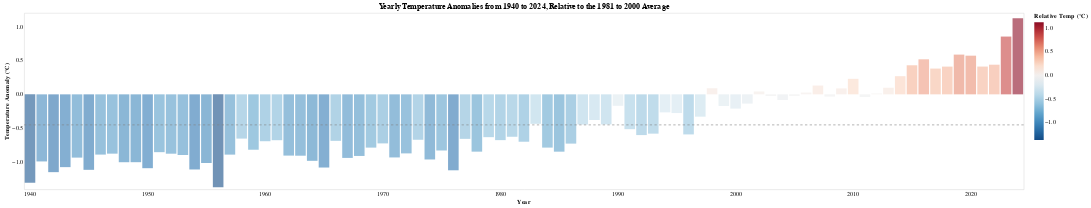

Notebook cell for this chart:
### Markdown cell above
## Visualization 1: Yearly Temperature Anomalies from 1940 to 2024. °C
### Relative to the 1981 to 2000 Average

### Code cell
# Define the reference line (relative temp of -0.462)
reference_temp = -0.450

# Create a selection object for interactivity
click = alt.selection_single(fields=['year'], empty='none')

# Define color logic in separate steps
# base_color = alt.Color(
#     'temp:Q',
#     scale=alt.Scale(domain=[reference_temp, avg_temp['temp'].max()], range=['blue', 'red']),
#     legend=alt.Legend(title="Temperature Anomaly (°C)", values=[-1.5, -1, -0.5, 0, 0.5, 1], orient='top') 
# )
base_color = alt.Color(
    'temp:Q',
    scale=alt.Scale(scheme='redblue', domainMid=0, reverse=True),
    legend=alt.Legend(title="Relative Temp (°C)")
)

# Define the bar chart
# Create the main bar chart
chart = alt.Chart(avg_temp).mark_bar().encode(
    x=alt.X('year:O',
            title='Year',
            axis=alt.Axis(labelExpr="datum.value % 10 == 0 ? datum.value : ''", 
                          labelAngle=0, tickCount=10, ticks=False, domain=False,grid=False)
                
    ),
    y=alt.Y('temp:Q', title='Temperature Anomaly (°C)', axis=alt.Axis(ticks=False, domain=False,grid=False)),
    color=alt.condition(
        click, alt.value('orange'), base_color  # Use base_color with legend here
    ),
    opacity=alt.condition(
        click, alt.value(1.0), alt.value(0.6)
    ),
    tooltip=[
        alt.Tooltip('year:O', title='Year'),
        alt.Tooltip('temp:Q', title='Relative Temp(°C)', format='.2f'),  # Format to 2 decimals
    ]
).add_selection(
    click
).properties(
    title="Yearly Temperature Anomalies from 1940 to 2024, Relative to the 1981 to 2000 Average"
)

# Add a reference line at the relative temperature
ref_line = alt.Chart(pd.DataFrame({'y': [reference_temp]})).mark_rule(
    color='gray', strokeDash=[4, 4]
).encode(y='y:Q')

# Combine the bar chart and reference line
final_chart = chart + ref_line

# Display the chart
final_chart

### Figure 1 — Vega-Lite specification as saved in the notebook (floating-point values rounded to 4 significant figures)
{"config": {"view": {"continuousWidth": 300, "continuousHeight": 300}}, "layer": [{"data": {"name": "data-9c29c69180d66f631fd642ea29c2a6d8"}, "mark": {"type": "bar"}, "encoding": {"color": {"condition": {"param": "param_125", "empty": false, "value": "orange"}, "field": "temp", "legend": {"title": "Relative Temp (°C)"}, "scale": {"domainMid": 0, "reverse": true, "scheme": "redblue"}, "type": "quantitative"}, "opacity": {"condition": {"param": "param_125", "value": 1.0, "empty": false}, "value": 0.6}, "tooltip": [{"field": "year", "title": "Year", "type": "ordinal"}, {"field": "temp", "format": ".2f", "title": "Relative Temp(°C)", "type": "quantitative"}], "x": {"axis": {"domain": false, "grid": false, "labelAngle": 0, "labelExpr": "datum.value % 10 == 0 ? datum.value : ''", "tickCount": 10, "ticks": false}, "field": "year", "title": "Year", "type": "ordinal"}, "y": {"axis": {"domain": false, "grid": false, "ticks": false}, "field": "temp", "title": "Temperature Anomaly (°C)", "type": "quantitative"}}, "name": "view_70", "title": "Yearly Temperature Anomalies from 1940 to 2024, Relative to the 1981 to 2000 Average"}, {"data": {"name": "data-6e3802144530b41a4420b6225d7918ab"}, "mark": {"type": "rule", "color": "gray", "strokeDash": [4, 4]}, "encoding": {"y": {"field": "y", "type": "quantitative"}}}], "params": [{"name": "param_125", "select": {"type": "point", "fields": ["year"]}, "views": ["view_70"]}], "$schema": "https://vega.github.io/schema/vega-lite/v5.20.1.json", "datasets": {"data-9c29c69180d66f631fd642ea29c2a6d8": [{"year": 1940, "temp": -1.303}, {"year": 1941, "temp": -0.9887}, {"year": 1942, "temp": -1.147}, {"year": 1943, "temp": -1.073}, {"year": 1944, "temp": -0.9325}, {"year": 1945, "temp": -1.113}, {"year": 1946, "temp": -0.888}, {"year": 1947, "temp": -0.8742}, {"year": 1948, "temp": -1.0}, {"year": 1949, "temp": -0.9999}, {"year": 1950, "temp": -1.088}, {"year": 1951, "temp": -0.8522}, {"year": 1952, "temp": -0.8747}, {"year": 1953, "temp": -0.8942}, {"year": 1954, "temp": -1.107}, {"year": 1955, "temp": -1.012}, {"year": 1956, "temp": -1.369}, {"year": 1957, "temp": -0.8884}, {"year": 1958, "temp": -0.6522}, {"year": 1959, "temp": -0.8162}, {"year": 1960, "temp": -0.6907}, {"year": 1961, "temp": -0.6759}, {"year": 1962, "temp": -0.9027}, {"year": 1963, "temp": -0.9043}, {"year": 1964, "temp": -0.9797}, {"year": 1965, "temp": -1.078}, {"year": 1966, "temp": -0.6852}, {"year": 1967, "temp": -0.9367}, {"year": 1968, "temp": -0.908}, {"year": 1969, "temp": -0.785}, {"year": 1970, "temp": -0.723}, {"year": 1971, "temp": -0.9299}, {"year": 1972, "temp": -0.8702}, {"year": 1973, "temp": -0.6695}, {"year": 1974, "temp": -0.9599}, {"year": 1975, "temp": -0.8275}, {"year": 1976, "temp": -1.119}, {"year": 1977, "temp": -0.656}, {"year": 1978, "temp": -0.8444}, {"year": 1979, "temp": -0.6312}, {"year": 1980, "temp": -0.6747}, {"year": 1981, "temp": -0.6252}, {"year": 1982, "temp": -0.6983}, {"year": 1983, "temp": -0.4346}, {"year": 1984, "temp": -0.7849}, {"year": 1985, "temp": -0.8449}, {"year": 1986, "temp": -0.7262}, {"year": 1987, "temp": -0.4447}, {"year": 1988, "temp": -0.3785}, {"year": 1989, "temp": -0.4428}, {"year": 1990, "temp": -0.1685}, {"year": 1991, "temp": -0.513}, {"year": 1992, "temp": -0.6001}, {"year": 1993, "temp": -0.5793}, {"year": 1994, "temp": -0.2657}, {"year": 1995, "temp": -0.2756}, {"year": 1996, "temp": -0.5907}, {"year": 1997, "temp": -0.329}, {"year": 1998, "temp": 0.09013}, {"year": 1999, "temp": -0.1713}, {"year": 2000, "temp": -0.21}, {"year": 2001, "temp": -0.1359}, {"year": 2002, "temp": 0.04189}, {"year": 2003, "temp": -0.02477}, {"year": 2004, "temp": -0.08361}, {"year": 2005, "temp": -0.02258}, {"year": 2006, "temp": 0.02649}, {"year": 2007, "temp": 0.1294}, {"year": 2008, "temp": -0.03309}, {"year": 2009, "temp": 0.08822}, {"year": 2010, "temp": 0.2285}, {"year": 2011, "temp": -0.03867}, {"year": 2012, "temp": 0.01323}, {"year": 2013, "temp": 0.09764}, {"year": 2014, "temp": 0.2676}, {"year": 2015, "temp": 0.4287}, {"year": 2016, "temp": 0.5166}, {"year": 2017, "temp": 0.3801}, {"year": 2018, "temp": 0.4089}, {"year": 2019, "temp": 0.5858}, {"year": 2020, "temp": 0.57}, {"year": 2021, "temp": 0.4096}, {"year": 2022, "temp": 0.4371}, {"year": 2023, "temp": 0.8518}, {"year": 2024, "temp": 1.122}], "data-6e3802144530b41a4420b6225d7918ab": [{"y": -0.45}]}}
